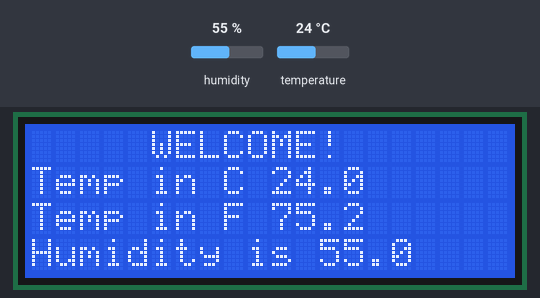
Bench run of a program on a simulated Raspberry Pi (BCM pin numbers). Parts: 20×4 character LCD. The inputs (shaded band) are chosen by the test bench; at power-on: humidity 55 %, temperature 24 °C.

Above: at 1.2 s.
1.3 s: humidity set to 22 %
At 3.0 s:
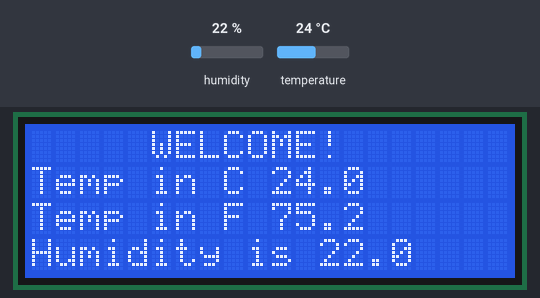
4.4 s: temperature set to 12 °C
At 6.3 s:
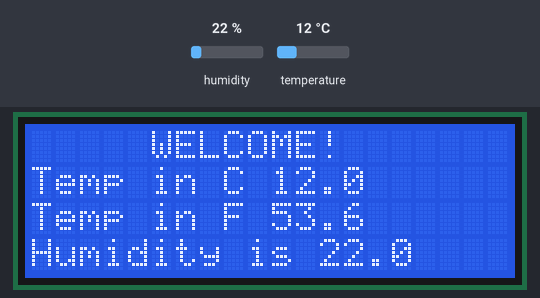
7.5 s: humidity set to 40 %
At 10.6 s:
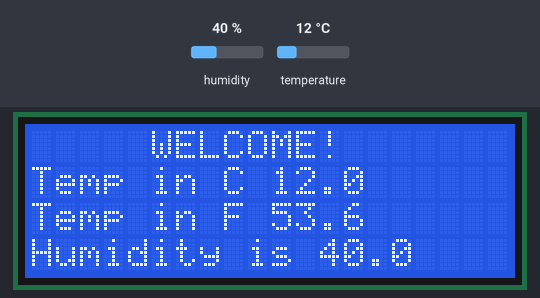
11.2 s: temperature set to 19 °C
At 12.8 s:
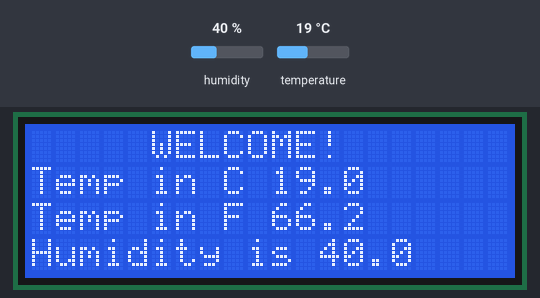
Timing chart, 0 to 14.3 s (numbered marks = the images above; inputs shaded):
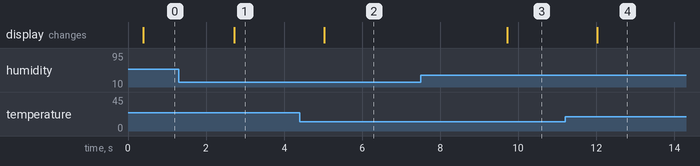

The program:

temp_sensor_test.py
```python
import time
import board
import adafruit_dht
from RPLCD.i2c import CharLCD

my_sensor = adafruit_dht.DHT22(board.D4, use_pulseio=False)

I2C_ADDR = 0x27
LCD_COLS = 20
LCD_ROWS = 4
I2C_Port = 1

lcd = CharLCD(i2c_expander = 'PCF8574',
              address = I2C_ADDR,
              port = I2C_Port,
              cols = LCD_COLS,
              rows = LCD_ROWS,
              auto_linebreaks = True)
lcd.clear()
lcd.cursor_pos = (0,0)
lcd.write_string(f"     WELCOME!")
while True:

    #print("Hello")
    try:
        temperature = my_sensor.temperature
        lcd.cursor_pos = (1,0)
        lcd.write_string(f"Temp in C {temperature}")
        lcd.cursor_pos = (2,0)
        temp_f = (temperature * 9/5) + 32
        lcd.write_string(f"Temp in F {temp_f}")
        hum = my_sensor.humidity
        lcd.cursor_pos = (3,0)
        lcd.write_string(f"Humidity is {hum}")
        #print("Temp:", temperature)

    except RuntimeError as e:
        print(f"I/O error: {e}")
    except Exception as e:
        my_sensor.exit()
        raise
    time.sleep(2)
```

Measured:
- after the input at 1.3 s, the display: changes after 1.4 s (image 1)
- after the input at 4.4 s, the display: changes after 0.63 s (image 2)
- after the input at 7.5 s, the display: changes after 2.2 s (image 3)
- after the input at 11.2 s, the display: changes after 0.83 s (image 4)
